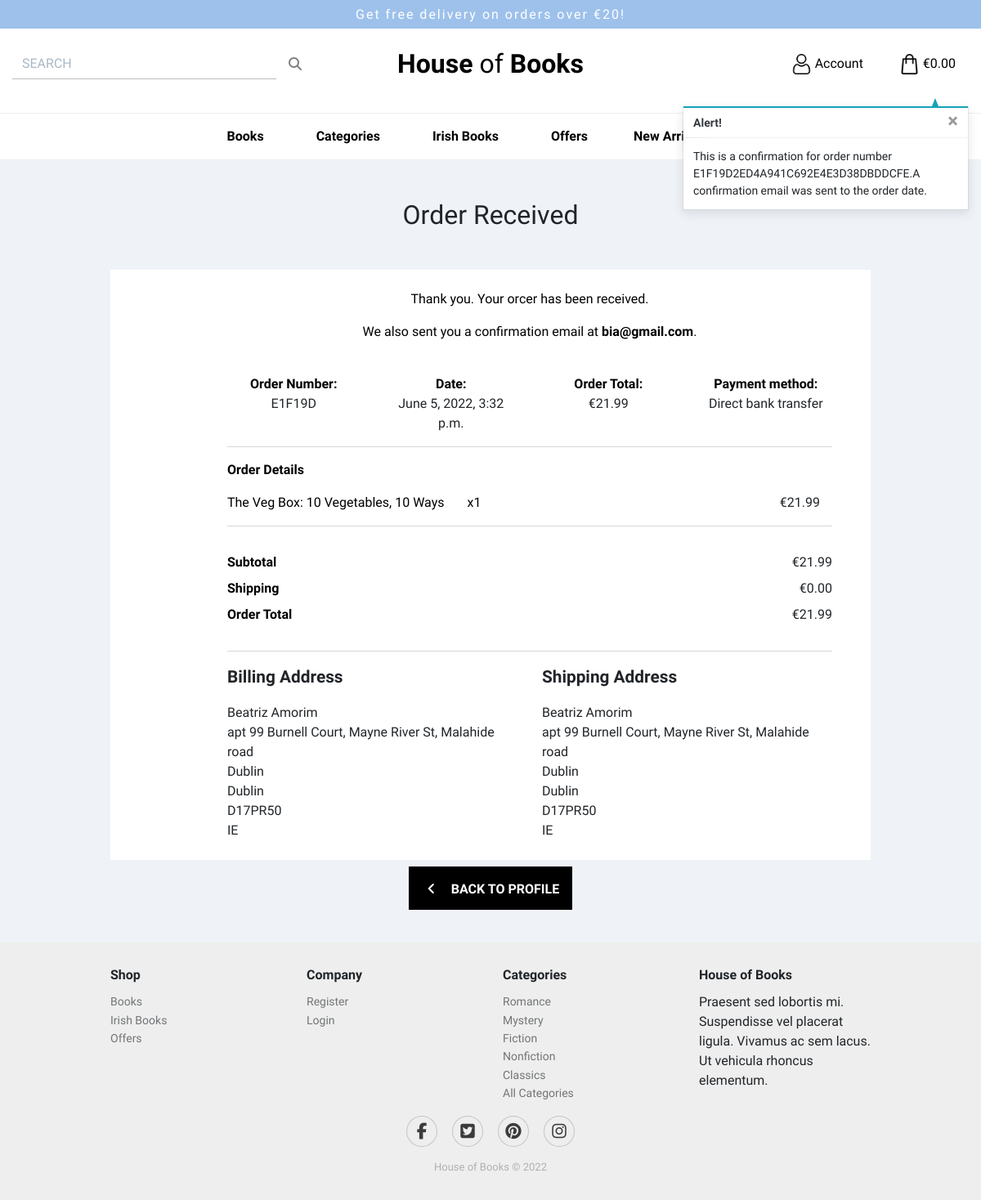
/profile/order_history/E1F19D2ED4A941C692E4E3D38DBDDCFE, run on the app's committed database.
### checkout/models.py (models this page shows, shortened)
class Order(models.Model):
    order_number = models.CharField(max_length=6, null=False, editable=False)
    user_profile = models.ForeignKey(UserProfile, on_delete=models.SET_NULL,
                                     null=True, blank=True,
                                     related_name='orders')
    full_name = models.CharField(max_length=50, null=False, blank=False)
    email = models.EmailField(max_length=254, null=False, blank=False)
    phone_number = models.CharField(max_length=20, null=False, blank=False)
    country = CountryField(blank_label='Country *', null=False, blank=False)
    postcode = models.CharField(max_length=20, null=True, blank=True)
    town_or_city = models.CharField(max_length=40, null=False, blank=False)
    street_address1 = models.CharField(max_length=80, null=False, blank=False)
    street_address2 = models.CharField(max_length=80, null=True, blank=True)
    county = models.CharField(max_length=80, null=True, blank=True)
    date = models.DateTimeField(auto_now_add=True)
    delivery_cost = models.DecimalField(max_digits=6, decimal_places=2,
                                        null=False, default=0)
    order_total = models.DecimalField(max_digits=10, decimal_places=2,
                                      null=False, default=0)
    grand_total = models.DecimalField(max_digits=10, decimal_places=2,
                                      null=False, default=0)
    original_bag = models.TextField(null=False, blank=False, default='')
    stripe_pid = models.CharField(max_length=254, null=False,
                                  blank=False, default='')

class OrderLineItem(models.Model):
    order = models.ForeignKey(Order, null=False, blank=False,
                              on_delete=models.CASCADE,
                              related_name='lineitems')
    product = models.ForeignKey(Product, null=False, blank=False,
                                on_delete=models.CASCADE)
    quantity = models.IntegerField(null=False, blank=False, default=0)
    lineitem_total = models.DecimalField(max_digits=6, decimal_places=2,
                                         null=False, blank=False,
                                         editable=False)

### products/models.py (models this page shows, shortened)
class Product(models.Model):
    category = models.ForeignKey(Category, null=True, blank=True,
                                 on_delete=models.SET_NULL)
    sku = models.CharField(max_length=254, null=True, blank=True)
    name = models.CharField(max_length=254)
    author = models.CharField(max_length=254)
    description = models.TextField()
    price = models.DecimalField(max_digits=6, decimal_places=2)
    rating = models.DecimalField(max_digits=6, decimal_places=2,
                                 null=True, blank=True)
    image_url = models.URLField(max_length=1024, null=True, blank=True)
    image = models.ImageField(null=True, blank=True)

### profiles/views.py (the view)
# urls.py: path('order_history/<order_number>', views.order_history,
def order_history(request, order_number):
    order = get_object_or_404(Order, order_number=order_number)
    messages.info(request, (
        f'This is a confirmation for order number {order_number}.'
        'A confirmation email was sent to the order date.'
    ))
    template = 'checkout/checkout_success.html'
    context = {
        'order': order,
        'from_profile': True,
    }
    return render(request, template, context)

### checkout/templates/checkout/checkout_success.html (shortened to what this page needs)
{% extends "base.html" %}
{% load static %}
{% block extra_css %}
<link rel="stylesheet" href="{% static 'checkout/css/checkout.css' %}">
{% endblock %}
{% block content %}
<section class="cart-bg">
    <div class="container pt-5">
        <h2 class="text-center mb-5">Order Received</h2>
        <div class="row order-success bg-white ">
            <div class="col">
                <div class="order-confirmation-wrapper mb-4 ">
                    <div class="row">
                        <div class="col-12">
                            <p class="text-black text-center mt-4">Thank you. Your orcer has been received.</p>
                            <p class="text-black text-center">We also sent you a
                                confirmation email at <strong>{{ order.email }}</strong>.</p>
                        </div>
                    </div>
                </div>
                <div class="row">
                    <div class="col-lg-3 col-md-3 col-sm-6">
                        <p class="mb-0 text-black font-weight-bold text-md-center">Order Number:</p>
                        <p class="mb-0 text-md-center" maxlength="10">{{ order.order_number | slice:6 }}</p>
                    </div>
                    <div class="col-lg-3 col-md-3 col-sm-6">
                        <p class="mb-0 text-black font-weight-bold text-md-center">Date:</p>
                        <p class="mb-0 text-md-center">{{ order.date }}</p>
                    </div>
                    <div class="col-lg-3 col-md-3 col-sm-6">
                        <p class="mb-0 text-black font-weight-bold text-md-center">Order Total:</p>
                        <p class="mb-0 text-md-center" text-md-center>€{{ order.grand_total }}</p>
                    </div>
                    <div class="col-lg-3 col-md-3 col-sm-6">
                        <p class="mb-0 text-black font-weight-bold text-md-center">Payment method:</p>
                        <p class="mb-0 text-md-center">Direct bank transfer</p>
                    </div>
                </div>
                <hr>
                <p class="mb-0 text-black font-weight-bold pb-3">Order Details</p>
                <div class="row">
                    {% for item in order.lineitems.all %}
                    <div class="col-8">
                        <p class="mb-0 text-black">{{ item.product.name }} <span
                                class="mx-4">x{{ item.quantity }}</span> </p>
                    </div>
                    <div class="col-4">
                        <div class="col-12 text-right price-summary">
                            <p class="mb-0"> €{{ item.product.price }}</p>
                        </div>
                    </div>
                    {% endfor %}
                </div>
                <hr>
                <div class="row pt-3">
                    <div class="col-8">
                        <p class=" mb-0 text-black font-weight-bold">Subtotal</p>
                    </div>
                    <div class="col-4">
                        <p class="mb-0 text-right">€{{ order.order_total }}</p>
                    </div>
                </div>
                <div class="row pt-2">
                    <div class="col-8">
                        <p class="mb-0 text-black font-weight-bold">Shipping</p>
                    </div>
                    <div class="col-4">
                        <p class="mb-0 text-right">€{{ order.delivery_cost }}</p>
                    </div>
                </div>
                <div class="row pt-2 pb-3">
                    <div class="col-8">
                        <p class="mb-0 text-black font-weight-bold">Order Total</p>
                    </div>
                    <div class="col-4">
                        <p class="mb-0 text-right">€{{ order.grand_total }}</p>
                    </div>
                </div>
                <hr>
                <div class="row">
                    <div class="col-md-6 col-sm-12 pb-4">
                        <p class="billing">Billing Address</p>
                        <p class="mb-0">{{ order.full_name }}</p>
                        <p class="mb-0">{{ order.street_address1 }}</p>
                        <p class="mb-0">{{ order.town_or_city }}</p>
                        {% if order.county %}
                        <p class="mb-0">{{ order.county }}</p>
                        {% endif %}
                        {% if order.postcode %}
                        <p class="mb-0">{{ order.postcode }}</p>
                        {% endif %}
                        <p class="mb-0">{{ order.country }}</p>
                    </div>
                    <div class="col-md-6 col-sm-12">
                        <p class="billing">Shipping Address</p>
                        <p class="mb-0">{{ order.full_name }}</p>
                        <p class="mb-0">{{ order.street_address1 }}</p>
                        <p class="mb-0">{{ order.town_or_city }}</p>
                        {% if order.county %}
                        <p class="mb-0">{{ order.county }}</p>
                        {% endif %}
                        {% if order.postcode %}
                        <p class="mb-0">{{ order.postcode }}</p>
                        {% endif %}
                        <p class="mb-0">{{ order.country }}</p>
                    </div>
                </div>
            </div>
        </div>
    </div>
    <div class="row text-center">
        <div class="col-12 col-lg-12 text-center">
            {% if from_profile %}
            <a href="{% url 'profile' %}" class="btn buttons rounded-0 my-2">
                <span class="icon mr-2">
                    <i class="fas fa-angle-left"></i>
                </span>
                <span class="text-uppercase">Back to Profile</span>
            </a>
            {% endif %}
        </div>
    </div>
</section>
{% endblock %}

### data on the page
Order: email "bia@gmail.com", order_number "E1F19D", date "June 5, 2022, 3:32 p.m.", grand_total "21.99", order_total "21.99", delivery_cost "0.00", full_name "Beatriz Amorim", street_address1 "apt 99 Burnell Court, Mayne River St, Malahide road", town_or_city "Dublin", county "Dublin", postcode "D17PR50", country "IE"
OrderLineItem: product.name "The Veg Box: 10 Vegetables, 10 Ways", quantity "1", product.price "21.99"

### other printed values
{{ free_delivery_threshold }} "20"
{{ message }} "This is a confirmation for order number E1F19D2ED4A941C692E4E3D38DBDDCFE.A confirmation email was sent to the order date."
